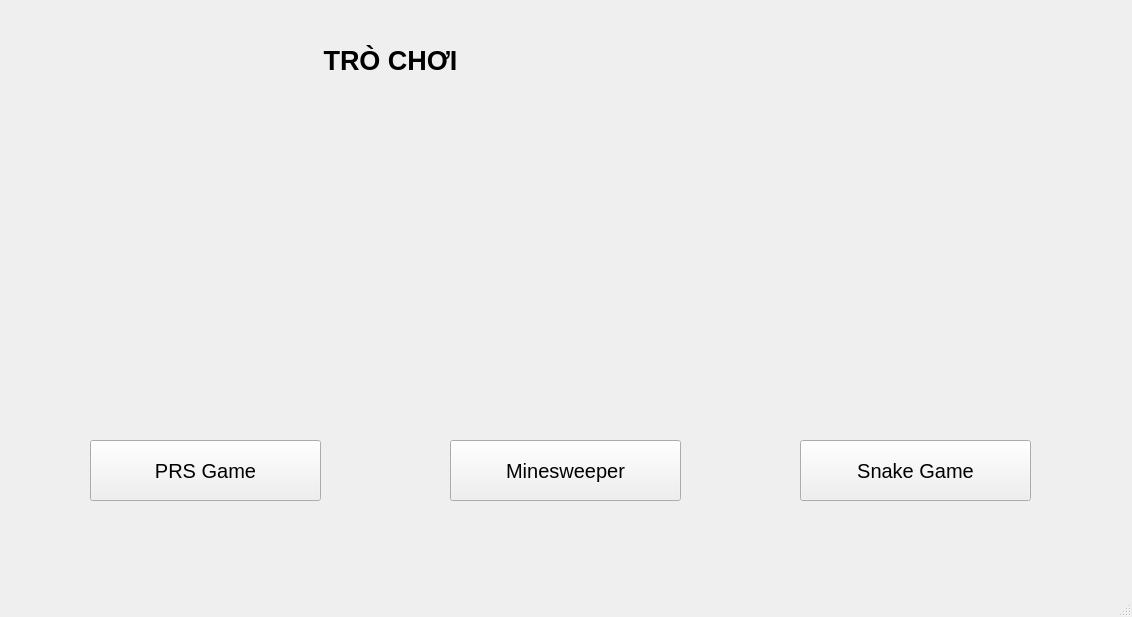
<?xml version="1.0" encoding="UTF-8"?>
<ui version="4.0">
 <class>MainWindow</class>
 <widget class="QMainWindow" name="MainWindow">
  <property name="geometry">
   <rect>
    <x>0</x>
    <y>0</y>
    <width>1132</width>
    <height>617</height>
   </rect>
  </property>
  <property name="windowTitle">
   <string>MainWindow</string>
  </property>
  <widget class="QWidget" name="centralwidget">
   <widget class="QLabel" name="label">
    <property name="geometry">
     <rect>
      <x>300</x>
      <y>30</y>
      <width>181</width>
      <height>61</height>
     </rect>
    </property>
    <property name="font">
     <font>
      <pointsize>20</pointsize>
      <weight>75</weight>
      <italic>false</italic>
      <bold>true</bold>
      <strikeout>false</strikeout>
      <kerning>true</kerning>
     </font>
    </property>
    <property name="text">
     <string>TRÒ CHƠI</string>
    </property>
    <property name="alignment">
     <set>Qt::AlignCenter</set>
    </property>
   </widget>
   <widget class="QPushButton" name="rpsButton">
    <property name="geometry">
     <rect>
      <x>90</x>
      <y>440</y>
      <width>231</width>
      <height>61</height>
     </rect>
    </property>
    <property name="font">
     <font>
      <pointsize>15</pointsize>
     </font>
    </property>
    <property name="text">
     <string>PRS Game</string>
    </property>
   </widget>
   <widget class="QPushButton" name="minesweeperButton">
    <property name="geometry">
     <rect>
      <x>450</x>
      <y>440</y>
      <width>231</width>
      <height>61</height>
     </rect>
    </property>
    <property name="font">
     <font>
      <pointsize>15</pointsize>
     </font>
    </property>
    <property name="text">
     <string>Minesweeper</string>
    </property>
   </widget>
   <widget class="QLabel" name="label_3">
    <property name="geometry">
     <rect>
      <x>410</x>
      <y>90</y>
      <width>311</width>
      <height>331</height>
     </rect>
    </property>
    <property name="text">
     <string/>
    </property>
    <property name="pixmap">
     <pixmap>images/msper.jpg</pixmap>
    </property>
   </widget>
   <widget class="QLabel" name="label_2">
    <property name="geometry">
     <rect>
      <x>50</x>
      <y>100</y>
      <width>331</width>
      <height>311</height>
     </rect>
    </property>
    <property name="text">
     <string/>
    </property>
    <property name="pixmap">
     <pixmap>images/rps2.jpg</pixmap>
    </property>
   </widget>
   <widget class="QLabel" name="label_4">
    <property name="geometry">
     <rect>
      <x>770</x>
      <y>100</y>
      <width>331</width>
      <height>311</height>
     </rect>
    </property>
    <property name="text">
     <string/>
    </property>
    <property name="pixmap">
     <pixmap>images/snake-game.png</pixmap>
    </property>
   </widget>
   <widget class="QPushButton" name="snakeButton">
    <property name="geometry">
     <rect>
      <x>800</x>
      <y>440</y>
      <width>231</width>
      <height>61</height>
     </rect>
    </property>
    <property name="font">
     <font>
      <pointsize>15</pointsize>
     </font>
    </property>
    <property name="text">
     <string>Snake Game</string>
    </property>
   </widget>
  </widget>
  <widget class="QMenuBar" name="menubar">
   <property name="geometry">
    <rect>
     <x>0</x>
     <y>0</y>
     <width>1132</width>
     <height>26</height>
    </rect>
   </property>
  </widget>
  <widget class="QStatusBar" name="statusbar"/>
 </widget>
 <resources/>
 <connections/>
</ui>
